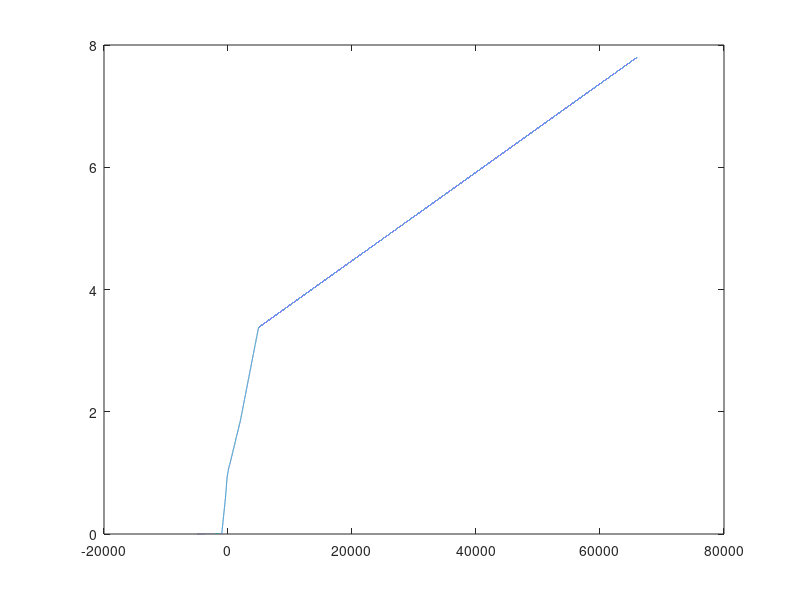

MATLAB code to generate this figure: (Note: this script raises an error after producing the figure.)

nx = 301;
ny = 301;
nz = 301;
airHU = -1000;
waterHU = 0;
HUs = [-1000,-400,-150,100,300,2000,4927,6000];

[x,y,z] = ndgrid(1:nx,1:ny,1:nz);

phantom = ones(nx,ny,nz)*airHU;
mask0 = ((x-(1+nx)/2).^2/(120.^2)+(y-(1+ny)/2).^2/(100.^2)<1 & z<280 & z>20);
phantom(mask0) = waterHU;

inthu = [-5000.0, -1000.0, -400, -150, 100, 300, 2000, 4927, 66000];
intdens = [0.0, 0.01, 0.602, 0.924, 1.075, 1.145, 1.856, 3.379, 7.8];
huq = -5000:66000;
densq = interp1(inthu,intdens,huq);
figure;plot(huq,densq)

matdens = [0.0,0.207,0.481,0.919,0.979,1.004,1.109,1.113,1.496,1.654];
for ii = 1:numel(matdens)
    [~,ind] = min((matdens(ii)-densq).^2);
    mathu(ii) = huq(ind);
end

r = 70; ninserts = numel(matdens); ri = 10;
for ii = 1:ninserts
    theta = ii/ninserts*2*pi;
    rx = (1+nx)/2 + r*cos(theta);
    ry = (1+ny)/2 + r*sin(theta);
    mask = ((x-rx).^2+(y-ry).^2 <ri.^2 & mask0==1);
    phantom(mask) = mathu(ii);
end

figure;imshow3D(phantom,[-1000,1600])

save('D:\datatest\PairProd\phantom\phantom.mat','phantom')








